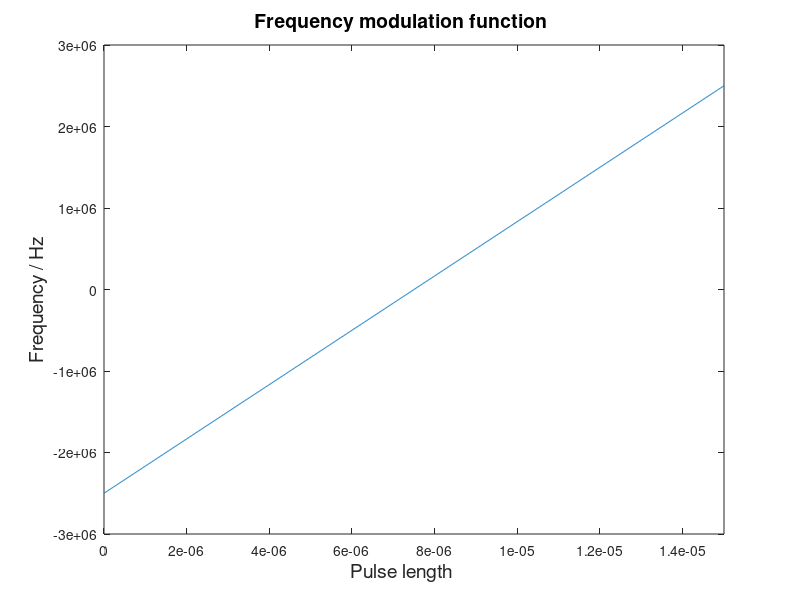

The MATLAB script that drew this image: (Note: this script raises an error after producing the figure.)
%clear all;
close all;
v_max = 50;
carrier = 9.55e9;
series_name = 'lfm';
plot_title = 'LFM';
lim = inf;


f_points = 100;
impulse_response = [];
phase = [];
B = 5e6;

tau = 15e-6;
fs = 8e7;
N = tau*fs;
amp = ones(1,N);
%f_signal = (0:(N-1))/N*B - B/2;
f_signal = linspace(-B/2,B/2,N);
fig = figure;
x = linspace(0,tau,N);
plot(x, f_signal);
fontsize=14;
title('Frequency modulation function     ', 'FontSize', fontsize);
ylabel('Frequency / Hz    ', 'FontSize', fontsize);
xlabel('Pulse length     ', 'FontSize', fontsize);
xlim([0 tau]);
filename = sprintf('../thesis/figures/%s-fmf.png', series_name);
print(fig, '-dpng', '-r300', filename);


[clean_signal signal new_tau] = makesignal(amp, phase, f_signal, impulse_response, tau, fs);
[delay v the_af] = af(signal, clean_signal, new_tau, fs, v_max, f_points, carrier);
t_str = sprintf('%s ( \\tau=15 \\mus, f=%1.2f GHz )      ', plot_title, carrier./1e9);
fig = plotafslice([1 100], t_str, {'v=0', 'v=50'}, delay,the_af);
xlim([-1000 1000]);
filename = sprintf('../thesis/figures/%s-%ius.png', series_name,tau*1e6);
print(fig, '-dpng', '-r300', filename);

fig = plotaf(t_str, delay,v,the_af);
filename = sprintf('../thesis/figures/%s-%ius-af.png', series_name,tau*1e6);
print(fig, '-dpng', '-r300', filename);


tau = 200e-6;
fs = 1e8;
N = tau*fs;
amp = ones(1,N);
f_signal = linspace(-B/2, B/2, N);
[clean_signal signal new_tau] = makesignal(amp, phase, f_signal, impulse_response, tau, fs);
[delay v the_af] = af(signal, clean_signal, new_tau, fs, v_max, f_points, carrier);
t_str = sprintf('%s ( \\tau=200 \\mus, f=%1.2f GHz )      ', plot_title, carrier./1e9);
fig = plotafslice([1 100],t_str, {'v=0','v=50'}, delay,the_af);
xlim([-1000 1000]);
filename = sprintf('../thesis/figures/%s-%ius.png', series_name,tau*1e6);
print(fig, '-dpng', '-r300', filename);
